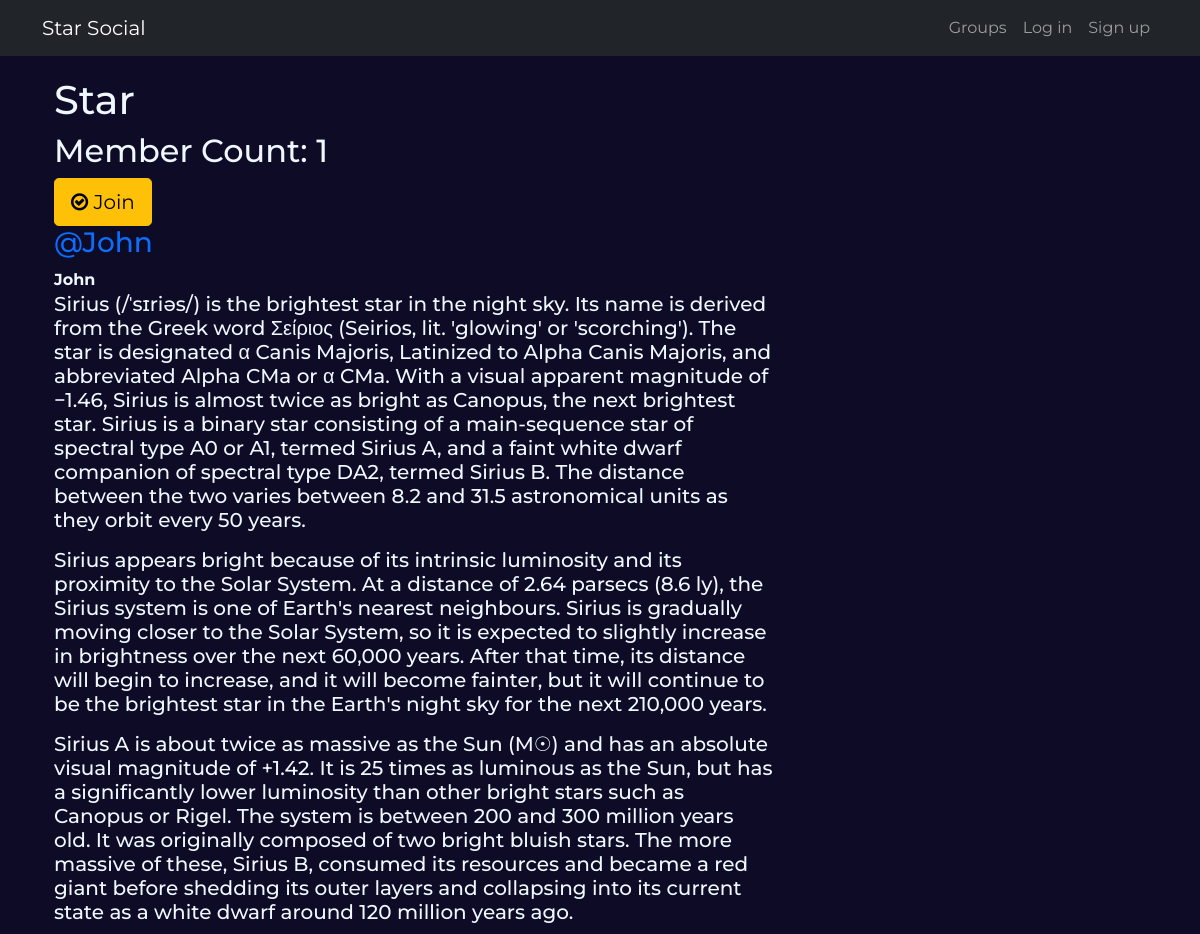
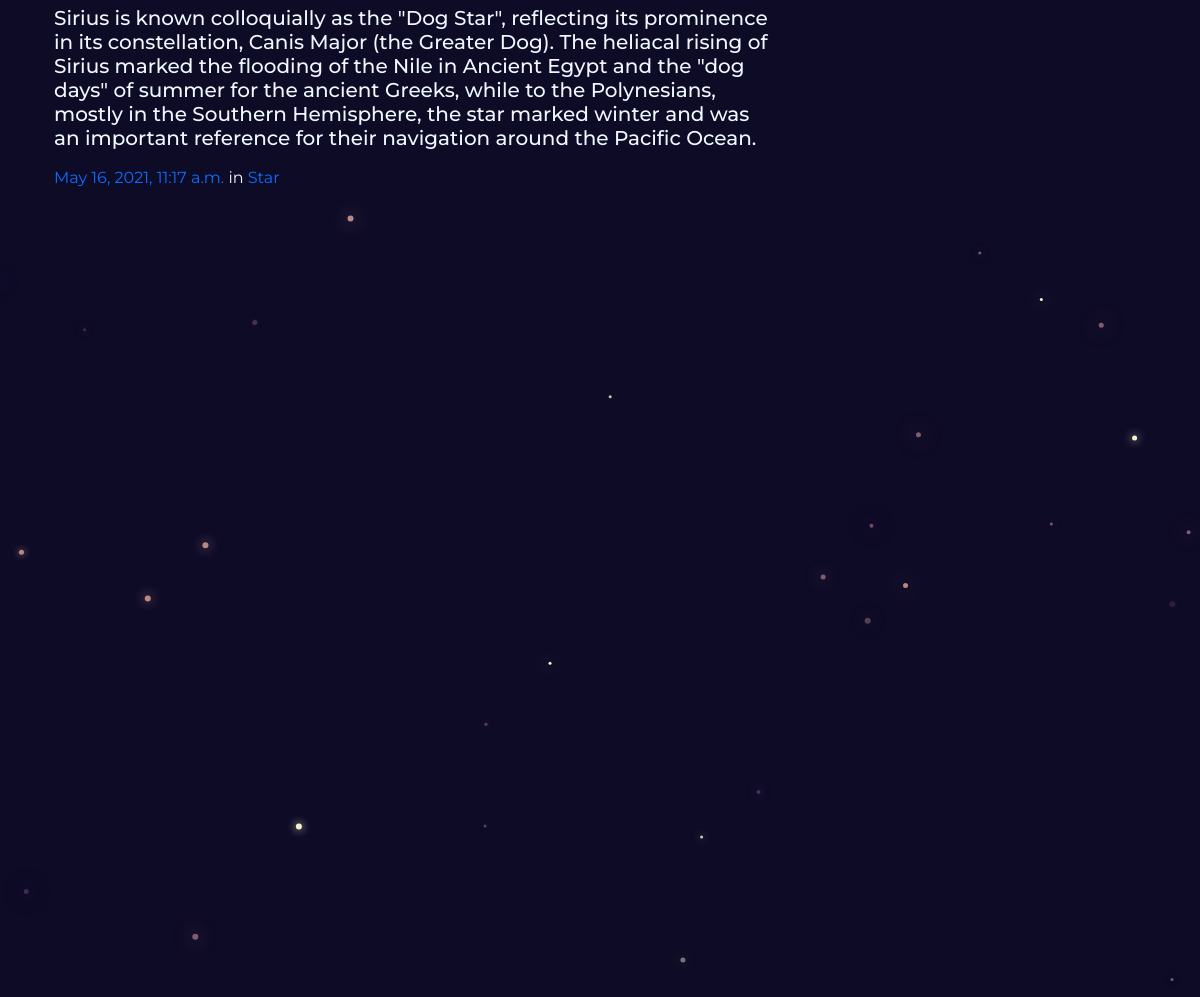
Screenshot of /groups/posts/in/10/ with the database file from the repository (2 pictures, top to bottom).
### groups/models.py (models this page shows, shortened)
class Group(models.Model):
    name = models.CharField(max_length=255, unique=True)
    slug = models.SlugField(allow_unicode=True, unique=True)
    description = models.TextField(blank=True, default='')
    description_html = models.TextField(editable=False, default='', blank=True)
    members = models.ManyToManyField(User,through="GroupMember")
    class Meta:
        ordering = ["name"]

### posts/models.py (models this page shows, shortened)
class Post(models.Model):
    user = models.ForeignKey(User, related_name="posts",on_delete=models.CASCADE)
    created_at = models.DateTimeField(auto_now=True)
    message = models.TextField()
    message_html = models.TextField(editable=False)
    group = models.ForeignKey(Group, related_name="posts",null=True, blank=True,on_delete=models.CASCADE)
    class Meta:
        ordering = ["-created_at"]
        unique_together = ["user", "message"]

### groups/views.py (the view)
# urls.py: path("posts/in/<pk>/",views.SingleGroup.as_view(),name="single"),
class SingleGroup(generic.DetailView):
    model = Group

### groups/templates/groups/group_detail.html
{% extends "groups/group_base.html" %} {% block pregroup %}
<div class="container">
  <h1>{{group.name}}</h1>
  <h2>Member Count: {{group.members.count}}</h2>
  <div class="content">
    {% if user in group.members.all %}
    <a
      href="{% url 'groups:leave' pk=group.pk %}"
      class="btn btn-lg btn-warning"
      ><span class="fa fa-times-circle-o"></span> Leave</a
    >
    {% else %}
    <a href="{% url 'groups:join' pk=group.pk %}" class="btn btn-lg btn-warning"
      ><span class="fa fa-check-circle-o"></span> Join</a
    >
    {% endif %}
  </div>
</div>
{% endblock %} {% block group_content %}
<div class="col-md-8 group">
  {% if group.posts.count == 0 %}
  <h2>No posts in this group yet!</h2>
  {% else %} {% for post in group.posts.all %} {% include "posts/_post.html" %}
  {% endfor %} {% endif %}
</div>
{% endblock %}

### groups/templates/groups/group_base.html (shortened to what this page needs)
{% extends "base.html" %} {% block content %}
<div class="container">
  <div class="row">
    {% block pregroup %}{% endblock %} {% block group_content %}{% endblock %}
  </div>
</div>
{% endblock %}

### templates/base.html (shortened to what this page needs)
<!DOCTYPE html>
{% load static %}
<html>
  <head>
    <link href="https://cdn.jsdelivr.net/npm/bootstrap@5.0.1/dist/css/bootstrap.min.css" rel="stylesheet">
    <link href="https://maxcdn.bootstrapcdn.com/font-awesome/4.7.0/css/font-awesome.min.css" rel="stylesheet">
    <link rel="stylesheet" href="{% static 'startsocial/css/master.css'%}">
  </head>
  <body>
    <nav class="navbar navbar-expand-lg navbar-dark bg-dark" role="navigation" id="navbar">
      <div class="container">
        <div class="navbar-nav align-items-center">
          <a class="navbar-brand mynav" href="{% url 'home' %}">Star Social</a>
        </div>
        <div class="navbar-nav ml-auto">
          {% if user.is_authenticated %}
            <a class="nav-item nav-link" href="{% url 'posts:create' %}" class="btn btn-simple">Post</a>
            <a class="nav-item nav-link" href="{% url 'groups:all' %}" class="btn btn-simple">Groups</a>
            <a class="nav-item nav-link" href="{% url 'groups:create' %}" class="btn btn-simple">Create Group</a>
            <a class="nav-item nav-link" href="{% url 'accounts:logout' %}" class="btn btn-simple">Log out</a>
          {% else %}
            <a class="nav-item nav-link" href="{% url 'groups:all' %}"class="btn btn-simple">Groups</a>
            <a class="nav-item nav-link" href="{% url 'accounts:login' %}" class="btn btn-simple">Log in</a>
            <a class="nav-item nav-link" href="{% url 'accounts:signup' %}" class="btn btn-simple">Sign up</a>
          {% endif %}
        </div>
      </div>
    </nav>
    <div class="container mycontent">
      {% block content %}
      {% endblock %}
    </div>
    <canvas id="canvas"></canvas>
  </body>
</html>

### posts/templates/posts/_post.html (shortened to what this page needs)
<div class="media">
	<h3 class="mr-5"><a href="{% url 'posts:for_user' username=post.user.username %}">@{{ post.user.username }}</a></h3>
	<div class="media-body">
		<strong>{{ post.user.username }}</strong>
		<h5>{{ post.message_html|safe }}</h5>
			<time class="time"><a href="{% url 'posts:single' username=post.user.username pk=post.pk %}">{{ post.created_at }}</a></time>
			{% if post.group %}
			<span class="group-name">in <a href="#">{{ post.group.name }}</a></span>
			{% endif %}
	</div>
</div>

### static/startsocial/css/master.css (style rules this page uses)
html, body { height: 100%; width: 100%; overflow: hidden; background: #0e0b27; margin: 0; font-family: "Montserrat", sans-serif; }
.mycontent { padding-top: 20px; color: aliceblue; }
a { text-decoration: none; }

### rows the page displays
Group: name "Star", members.count "1"
Post: user.username "John", message_html "Sirius (/ˈsɪriəs/) is the brightest star in the night sky. Its name is derived from the Greek word Σείριος (Seirios, lit. 'glowing' or 'scorching'). The star is designated α Canis Majoris, Latinized to Alpha Canis Majoris, and abbreviated Alpha CMa or α CMa. With a visual apparent magnitude of −1.46, Sirius is almost twice as bright as Canopus, the next brightest star. Sirius is a binary star consisting of a main-sequence star of spectral type A0 or A1, termed Sirius A, and a faint white dwarf companion of spectral type DA2, termed Sirius B. The distance between the two varies between 8.2 and 31.5 astronomical units as they orbit every 50 years. Sirius appears bright because of its…", created_at "May 16, 2021, 11:17 a.m.", group.name "Star"
